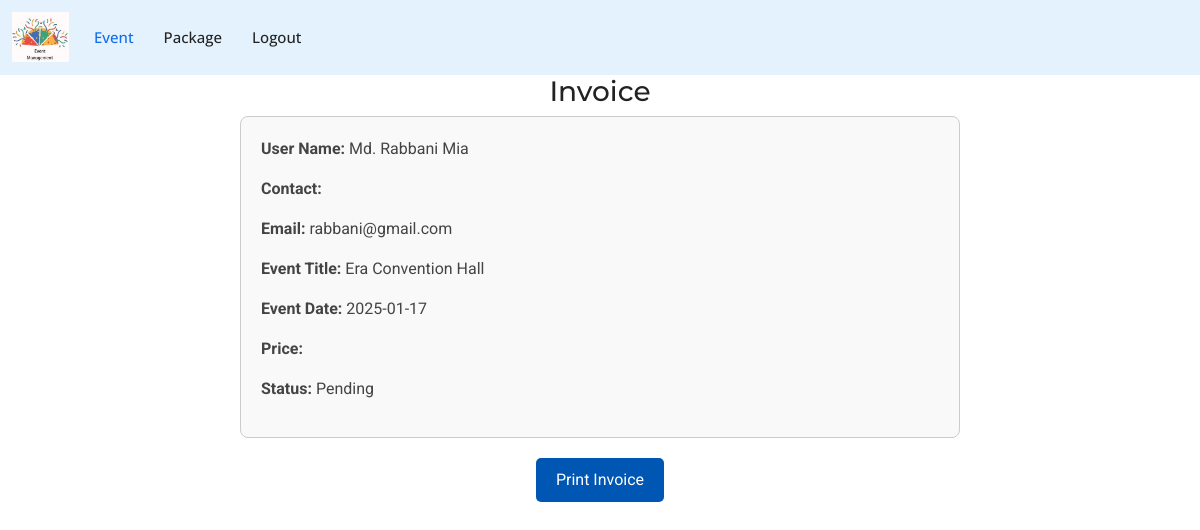
The page /invoice.php?booking_id=10 (signed in) on the database as committed earlier.
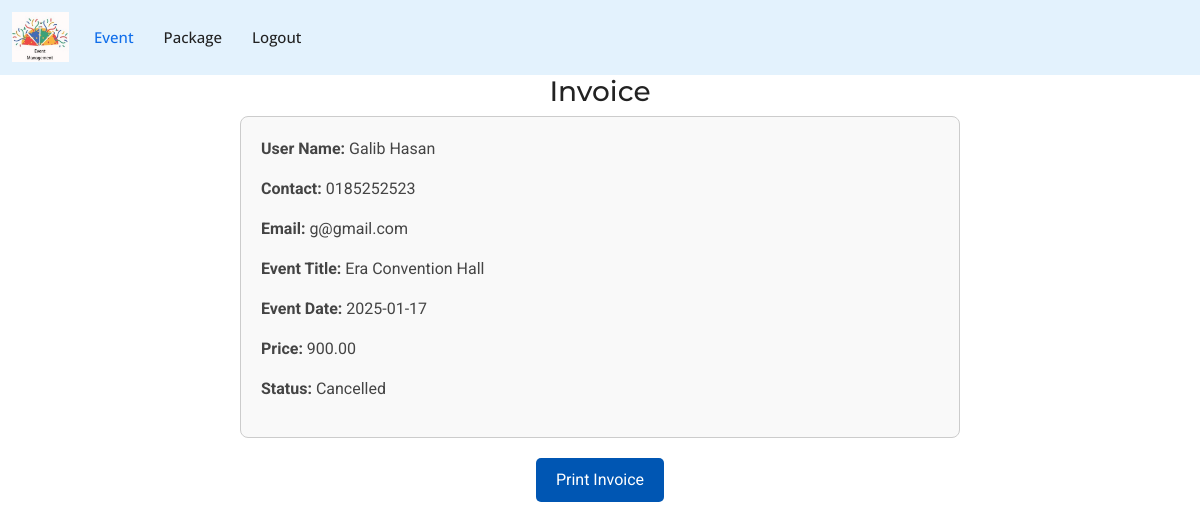
The same page on the database as committed later.
### tables this page shows
CREATE TABLE `bookings` (
  `id` int(11) NOT NULL,
  `user_id` int(11) NOT NULL,
  `event_id` int(11) NOT NULL,
  `booking_date` timestamp NOT NULL DEFAULT current_timestamp(),
  `status` varchar(255) DEFAULT NULL
);

CREATE TABLE `user` (
  `userid` int(11) NOT NULL,
  `name` varchar(50) NOT NULL,
  `contact` varchar(250) NOT NULL,
  `email` varchar(50) NOT NULL,
  `password` varchar(50) NOT NULL,
  `roleid` int(11) NOT NULL
);

CREATE TABLE `events` (
  `id` int(11) NOT NULL,
  `event_title` varchar(255) NOT NULL,
  `event_date` date NOT NULL,
  `event_time` time NOT NULL,
  `event_location` varchar(255) NOT NULL,
  `event_description` text NOT NULL,
  `price` decimal(10,2) NOT NULL,
  `event_image` varchar(255) NOT NULL,
  `created_at` timestamp NOT NULL DEFAULT current_timestamp()
);

### invoice.php (the view, shortened to what this page needs)
<?php
include('connect.php');
include('header.php');
if (isset($_GET['booking_id']) && is_numeric($_GET['booking_id'])) {
    $booking_id = intval($_GET['booking_id']);
    $sql = "SELECT
                bookings.id AS booking_id,
                events.event_title,
                events.event_date,
                events.price,
                bookings.status,
                user.name AS user_name,
                user.contact AS user_contact,
                user.email AS user_email
            FROM bookings
            JOIN events ON bookings.event_id = events.id
            JOIN user ON bookings.user_id = user.userid
            WHERE bookings.id = ?";
    $stmt = $connect->prepare($sql);
    $stmt->bind_param('i', $booking_id);
    $stmt->execute();
    $result = $stmt->get_result();
    if ($result->num_rows > 0) {
        $row = $result->fetch_assoc();
        echo "<h3 style='text-align:center;'>Invoice</h3>";
        echo "<div style='width: 60%; margin: 0 auto; padding: 20px; border: 1px solid #ccc; border-radius: 8px; background: #f9f9f9;'>
                <p><strong>User Name:</strong> {$row['user_name']}</p>
                <p><strong>Contact:</strong> {$row['user_contact']}</p>
                <p><strong>Email:</strong> {$row['user_email']}</p>
                <p><strong>Event Title:</strong> {$row['event_title']}</p>
                <p><strong>Event Date:</strong> {$row['event_date']}</p>
                <p><strong>Price:</strong> {$row['price']}</p>
                <p><strong>Status:</strong> {$row['status']}</p>
              </div>";
        echo "<button class='btn-print' onclick='window.print();' style='margin-top: 20px; display: block; margin: 20px auto; padding: 10px 20px; background: #0056b3; color: white; border: none; border-radius: 5px; cursor: pointer;'>Print Invoice</button>";
    } else {
        echo "<p>Invoice not found.</p>";
    }
} else {
    echo "<p>Invalid booking ID.</p>";
}

Rows that differ between the two databases and show on the page:
changed bookings "Era Convention Hall": user.name "Md. Rabbani Mia" → "Galib Hasan"; user.contact (not shown) → "0185252523"; user.email "rabbani@gmail.com" → "g@gmail.com"; event.price (not shown) → "900.00"; status "Pending" → "Cancelled"
